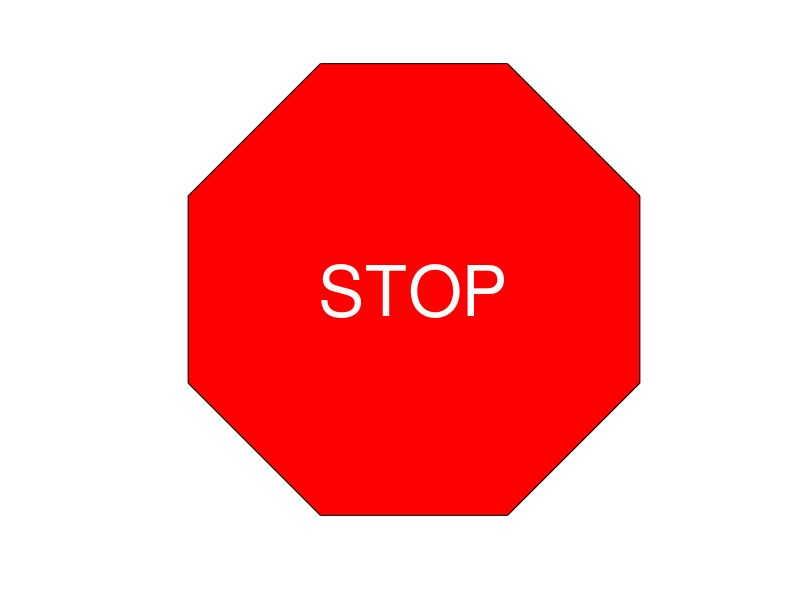

Here is the MATLAB script that generated this plot:
% [绘图]STOP
% function Example17
% h0=figure('toolbar','none',...
%     'position',[200 150 450 250],...
%     'name','Example17');
t=(1:2:15)*pi/8;
x=sin(t);
y=cos(t);
fill(x,y,'r')
axis square off
text(0,0,'STOP',...
    'color',[1 1 1],...
    'fontsize',50,...
    'horizontalalignment','center')
